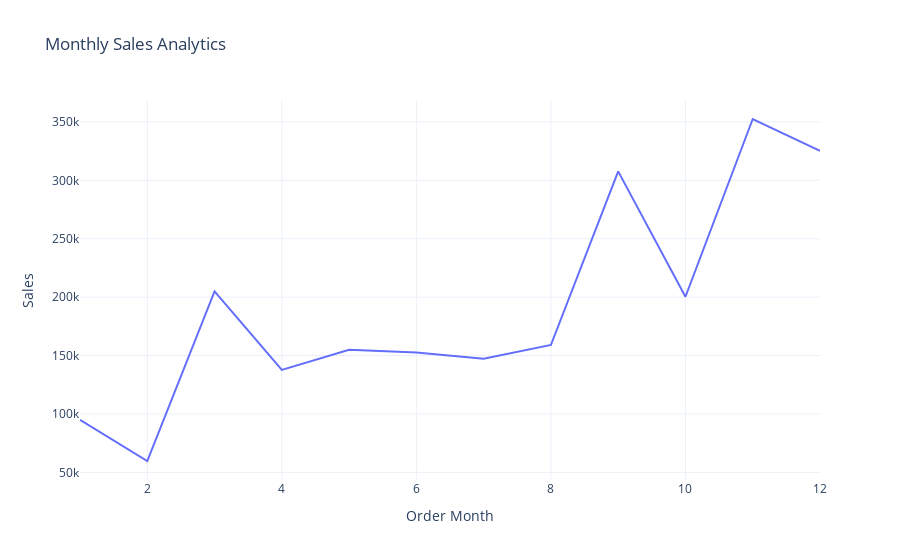

The cell this chart's notebook holds for it:
### Code cell
fig=px.line(sales_by_month,
           x="Order Month",
           y="Sales",
title="Monthly Sales Analytics")
fig.show()

### Figure 1 — Plotly figure (JSON) as saved in the notebook; plotly's stock layout.template omitted (floating-point values rounded to 4 significant figures)
{"data": [{"hovertemplate": "Order Month=%{x}<br>Sales=%{y}<extra></extra>", "legendgroup": "", "line": {"color": "#636efa", "dash": "solid"}, "marker": {"symbol": "circle"}, "mode": "lines", "name": "", "orientation": "v", "showlegend": false, "type": "scatter", "x": [1, 2, 3, 4, 5, 6, 7, 8, 9, 10, 11, 12], "xaxis": "x", "y": [94920.0, 59750.0, 205000.0, 137800.0, 155000.0, 152700.0, 147200.0, 159000.0, 307600.0, 200300.0, 352500.0, 325300.0], "yaxis": "y"}], "layout": {"autosize": true, "legend": {"tracegroupgap": 0}, "title": {"text": "Monthly Sales Analytics"}, "xaxis": {"anchor": "y", "autorange": true, "domain": [0, 1], "range": [1, 12], "title": {"text": "Order Month"}, "type": "linear"}, "yaxis": {"anchor": "x", "autorange": true, "domain": [0, 1], "range": [43490.0, 368700.0], "title": {"text": "Sales"}, "type": "linear"}}}
